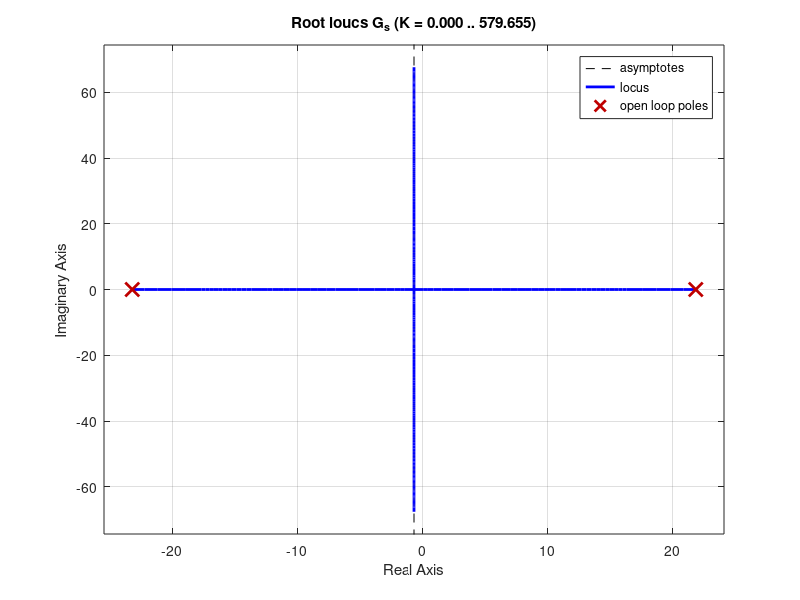

Reproduce this figure in MATLAB. (Note: this script raises an error after producing the figure.)
b = 1.04e-2; % N * s / mm
m = 8.00e-3; % kg
a = 4.06e-0; % N / mm
Tdelay = 10e-3 % s

Fm0 = 7.01e-02; % N / A

Kp = 1; % parameter to vary
Kd = 1 ./ 20;
0
C_s = tf([Kd, Kp], [1]);
G_s = tf([Fm0], [m, b, -a]);
Delay_s = tf([Tdelay .^ 2 ./ 12, -Tdelay ./ 2, 1], ...
             [Tdelay .^ 2 ./ 12,  Tdelay ./ 2, 1]);

G2_s = C_s * G_s
G3_s = G2_s * Delay_s

figure(1);
clf;
rlocus(G_s)

figure(2);
clf;
rlocus(G_s, G2_s)

figure(3);
clf;
rlocus(G3_s)
% 
% figure(4);
% clf;
% rlocus(G_s, G2_s, G3_s)